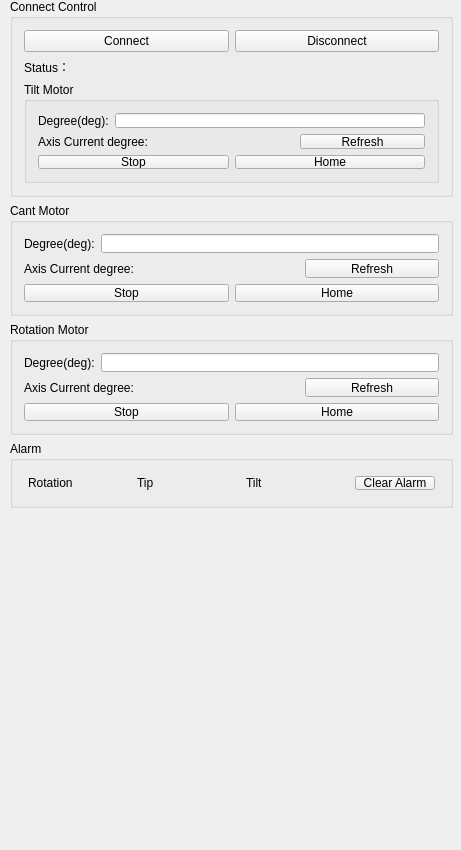
<?xml version="1.0" encoding="UTF-8"?>
<ui version="4.0">
 <class>DUTMotionOriWidgetClass</class>
 <widget class="QWidget" name="DUTMotionOriWidgetClass">
  <property name="geometry">
   <rect>
    <x>0</x>
    <y>0</y>
    <width>461</width>
    <height>850</height>
   </rect>
  </property>
  <property name="windowTitle">
   <string>DUTMotionOriWidget</string>
  </property>
  <widget class="QGroupBox" name="groupBox_7">
   <property name="geometry">
    <rect>
     <x>10</x>
     <y>441</y>
     <width>443</width>
     <height>67</height>
    </rect>
   </property>
   <property name="title">
    <string>Alarm</string>
   </property>
   <layout class="QHBoxLayout" name="horizontalLayout_10" stretch="1,1,1,0">
    <property name="spacing">
     <number>15</number>
    </property>
    <property name="leftMargin">
     <number>15</number>
    </property>
    <property name="topMargin">
     <number>15</number>
    </property>
    <property name="rightMargin">
     <number>15</number>
    </property>
    <property name="bottomMargin">
     <number>15</number>
    </property>
    <item>
     <widget class="QLabel" name="rotationAlarm">
      <property name="styleSheet">
       <string notr="true"/>
      </property>
      <property name="text">
       <string>Rotation</string>
      </property>
     </widget>
    </item>
    <item>
     <widget class="QLabel" name="tipAlarm">
      <property name="text">
       <string>Tip</string>
      </property>
     </widget>
    </item>
    <item>
     <widget class="QLabel" name="tiltAlarm">
      <property name="styleSheet">
       <string notr="true"/>
      </property>
      <property name="text">
       <string>Tilt</string>
      </property>
     </widget>
    </item>
    <item>
     <widget class="QPushButton" name="clearAlarm">
      <property name="text">
       <string>Clear Alarm</string>
      </property>
     </widget>
    </item>
   </layout>
  </widget>
  <widget class="QGroupBox" name="groupBox_3">
   <property name="geometry">
    <rect>
     <x>10</x>
     <y>203</y>
     <width>443</width>
     <height>113</height>
    </rect>
   </property>
   <property name="title">
    <string>Cant Motor</string>
   </property>
   <layout class="QGridLayout" name="gridLayout">
    <item row="0" column="0">
     <widget class="QLabel" name="label_2">
      <property name="maximumSize">
       <size>
        <width>100</width>
        <height>16777215</height>
       </size>
      </property>
      <property name="text">
       <string>Degree(deg):</string>
      </property>
     </widget>
    </item>
    <item row="1" column="0" colspan="2">
     <layout class="QHBoxLayout" name="horizontalLayout">
      <item>
       <widget class="QLabel" name="label_11">
        <property name="maximumSize">
         <size>
          <width>180</width>
          <height>16777215</height>
         </size>
        </property>
        <property name="text">
         <string>Axis Current degree:</string>
        </property>
       </widget>
      </item>
      <item>
       <widget class="QLabel" name="degState">
        <property name="text">
         <string/>
        </property>
       </widget>
      </item>
      <item>
       <widget class="QPushButton" name="cant_refresh">
        <property name="text">
         <string>Refresh</string>
        </property>
       </widget>
      </item>
     </layout>
    </item>
    <item row="2" column="0" colspan="2">
     <layout class="QHBoxLayout" name="horizontalLayout_4">
      <item>
       <widget class="QPushButton" name="cant_stop">
        <property name="text">
         <string>Stop</string>
        </property>
       </widget>
      </item>
      <item>
       <widget class="QPushButton" name="cant_home">
        <property name="text">
         <string>Home</string>
        </property>
       </widget>
      </item>
     </layout>
    </item>
    <item row="0" column="1">
     <widget class="QLineEdit" name="cantline"/>
    </item>
   </layout>
  </widget>
  <widget class="QGroupBox" name="groupBox_5">
   <property name="geometry">
    <rect>
     <x>10</x>
     <y>322</y>
     <width>443</width>
     <height>113</height>
    </rect>
   </property>
   <property name="title">
    <string>Rotation Motor</string>
   </property>
   <layout class="QGridLayout" name="gridLayout_3">
    <item row="0" column="0">
     <widget class="QLabel" name="label_7">
      <property name="maximumSize">
       <size>
        <width>100</width>
        <height>16777215</height>
       </size>
      </property>
      <property name="text">
       <string>Degree(deg):</string>
      </property>
     </widget>
    </item>
    <item row="1" column="0" colspan="2">
     <layout class="QHBoxLayout" name="horizontalLayout_3">
      <item>
       <widget class="QLabel" name="label_13">
        <property name="maximumSize">
         <size>
          <width>180</width>
          <height>16777215</height>
         </size>
        </property>
        <property name="text">
         <string>Axis Current degree:</string>
        </property>
       </widget>
      </item>
      <item>
       <widget class="QLabel" name="degState_3">
        <property name="text">
         <string/>
        </property>
       </widget>
      </item>
      <item>
       <widget class="QPushButton" name="rotation_refresh">
        <property name="text">
         <string>Refresh</string>
        </property>
       </widget>
      </item>
     </layout>
    </item>
    <item row="2" column="0" colspan="2">
     <layout class="QHBoxLayout" name="horizontalLayout_6">
      <item>
       <widget class="QPushButton" name="rotation_stop">
        <property name="text">
         <string>Stop</string>
        </property>
       </widget>
      </item>
      <item>
       <widget class="QPushButton" name="rotation_home">
        <property name="text">
         <string>Home</string>
        </property>
       </widget>
      </item>
     </layout>
    </item>
    <item row="0" column="1">
     <widget class="QLineEdit" name="rotationline"/>
    </item>
   </layout>
  </widget>
  <widget class="QGroupBox" name="groupBox">
   <property name="geometry">
    <rect>
     <x>10</x>
     <y>-1</y>
     <width>443</width>
     <height>198</height>
    </rect>
   </property>
   <property name="title">
    <string>Connect Control</string>
   </property>
   <layout class="QVBoxLayout" name="verticalLayout_4">
    <item>
     <layout class="QHBoxLayout" name="horizontalLayout_9">
      <item>
       <widget class="QPushButton" name="btn_connect">
        <property name="text">
         <string>Connect</string>
        </property>
       </widget>
      </item>
      <item>
       <widget class="QPushButton" name="btn_disconnect">
        <property name="text">
         <string>Disconnect</string>
        </property>
       </widget>
      </item>
     </layout>
    </item>
    <item>
     <layout class="QHBoxLayout" name="horizontalLayout_8" stretch="0,3">
      <item>
       <widget class="QLabel" name="label">
        <property name="text">
         <string>Status：</string>
        </property>
       </widget>
      </item>
      <item>
       <widget class="QLabel" name="label_status">
        <property name="font">
         <font>
          <weight>75</weight>
          <bold>true</bold>
         </font>
        </property>
        <property name="text">
         <string/>
        </property>
       </widget>
      </item>
     </layout>
    </item>
    <item>
     <widget class="QGroupBox" name="groupBox_4">
      <property name="title">
       <string>Tilt Motor</string>
      </property>
      <layout class="QGridLayout" name="gridLayout_2">
       <item row="1" column="0" colspan="2">
        <layout class="QHBoxLayout" name="horizontalLayout_2">
         <item>
          <widget class="QLabel" name="label_12">
           <property name="maximumSize">
            <size>
             <width>180</width>
             <height>16777215</height>
            </size>
           </property>
           <property name="text">
            <string>Axis Current degree:</string>
           </property>
          </widget>
         </item>
         <item>
          <widget class="QLabel" name="degState_2">
           <property name="text">
            <string/>
           </property>
          </widget>
         </item>
         <item>
          <widget class="QPushButton" name="tilt_refresh">
           <property name="text">
            <string>Refresh</string>
           </property>
          </widget>
         </item>
        </layout>
       </item>
       <item row="0" column="1">
        <widget class="QLineEdit" name="tiltline"/>
       </item>
       <item row="0" column="0">
        <widget class="QLabel" name="label_4">
         <property name="maximumSize">
          <size>
           <width>100</width>
           <height>16777215</height>
          </size>
         </property>
         <property name="text">
          <string>Degree(deg):</string>
         </property>
        </widget>
       </item>
       <item row="2" column="0" colspan="2">
        <layout class="QHBoxLayout" name="horizontalLayout_5">
         <item>
          <widget class="QPushButton" name="tilt_stop">
           <property name="text">
            <string>Stop</string>
           </property>
          </widget>
         </item>
         <item>
          <widget class="QPushButton" name="tilt_home">
           <property name="text">
            <string>Home</string>
           </property>
          </widget>
         </item>
        </layout>
       </item>
      </layout>
     </widget>
    </item>
   </layout>
  </widget>
 </widget>
 <layoutdefault spacing="6" margin="11"/>
 <resources/>
 <connections/>
</ui>
